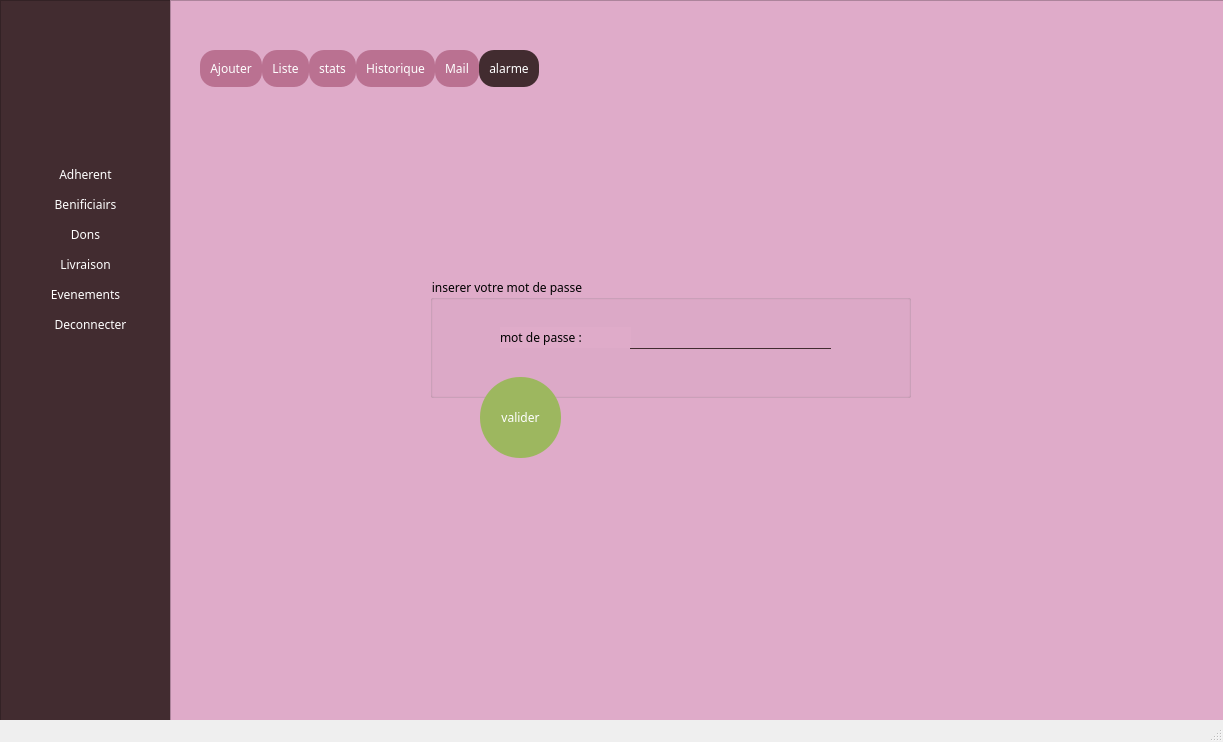
<?xml version="1.0" encoding="UTF-8"?>
<ui version="4.0">
 <class>Gestionbeneficiaire</class>
 <widget class="QMainWindow" name="Gestionbeneficiaire">
  <property name="geometry">
   <rect>
    <x>0</x>
    <y>0</y>
    <width>1223</width>
    <height>742</height>
   </rect>
  </property>
  <property name="windowTitle">
   <string>MainWindow</string>
  </property>
  <property name="styleSheet">
   <string notr="true">*{
font-family:l;
	font: 12pt &quot;Times New Roman&quot;;

}
QFrame
{
background:#422c30
}
QPushButton
{
color:white;
border-radius:10px
}
QPushButton::hover
{
background:rgb(152, 100, 87);
color:white;
border-radius:10px
}</string>
  </property>
  <widget class="QWidget" name="centralwidget">
   <widget class="QFrame" name="frame">
    <property name="geometry">
     <rect>
      <x>0</x>
      <y>0</y>
      <width>171</width>
      <height>831</height>
     </rect>
    </property>
    <property name="minimumSize">
     <size>
      <width>171</width>
      <height>831</height>
     </size>
    </property>
    <property name="maximumSize">
     <size>
      <width>171</width>
      <height>16777215</height>
     </size>
    </property>
    <property name="styleSheet">
     <string notr="true"/>
    </property>
    <property name="frameShape">
     <enum>QFrame::StyledPanel</enum>
    </property>
    <property name="frameShadow">
     <enum>QFrame::Raised</enum>
    </property>
    <widget class="QPushButton" name="pushButton_4">
     <property name="geometry">
      <rect>
       <x>-10</x>
       <y>220</y>
       <width>191</width>
       <height>28</height>
      </rect>
     </property>
     <property name="text">
      <string>Dons</string>
     </property>
    </widget>
    <widget class="QPushButton" name="pushButton_8">
     <property name="geometry">
      <rect>
       <x>-10</x>
       <y>250</y>
       <width>191</width>
       <height>28</height>
      </rect>
     </property>
     <property name="text">
      <string>Livraison</string>
     </property>
    </widget>
    <widget class="QPushButton" name="pushButton_6">
     <property name="geometry">
      <rect>
       <x>-10</x>
       <y>280</y>
       <width>191</width>
       <height>28</height>
      </rect>
     </property>
     <property name="text">
      <string>Evenements</string>
     </property>
    </widget>
    <widget class="QPushButton" name="pushButton_7">
     <property name="geometry">
      <rect>
       <x>-20</x>
       <y>190</y>
       <width>211</width>
       <height>28</height>
      </rect>
     </property>
     <property name="text">
      <string>Benificiairs</string>
     </property>
    </widget>
    <widget class="QPushButton" name="pushButton_5">
     <property name="geometry">
      <rect>
       <x>-10</x>
       <y>160</y>
       <width>191</width>
       <height>28</height>
      </rect>
     </property>
     <property name="text">
      <string>Adherent</string>
     </property>
    </widget>
    <widget class="QPushButton" name="pushButton_10">
     <property name="geometry">
      <rect>
       <x>-10</x>
       <y>310</y>
       <width>201</width>
       <height>28</height>
      </rect>
     </property>
     <property name="text">
      <string>Deconnecter</string>
     </property>
    </widget>
    <widget class="QLabel" name="label_pic">
     <property name="geometry">
      <rect>
       <x>30</x>
       <y>40</y>
       <width>131</width>
       <height>91</height>
      </rect>
     </property>
     <property name="minimumSize">
      <size>
       <width>131</width>
       <height>91</height>
      </size>
     </property>
     <property name="text">
      <string/>
     </property>
     <property name="pixmap">
      <pixmap>../jklm.png</pixmap>
     </property>
    </widget>
   </widget>
   <widget class="QFrame" name="frame_2">
    <property name="geometry">
     <rect>
      <x>170</x>
      <y>0</y>
      <width>1101</width>
      <height>821</height>
     </rect>
    </property>
    <property name="minimumSize">
     <size>
      <width>1101</width>
      <height>821</height>
     </size>
    </property>
    <property name="maximumSize">
     <size>
      <width>1101</width>
      <height>821</height>
     </size>
    </property>
    <property name="styleSheet">
     <string notr="true">*{
background:#dfabc9
}
QLineEdit
{
background:transparent;
border:none;
color:#422c30;
border-bottom:1px solid #422c30;
}</string>
    </property>
    <property name="frameShape">
     <enum>QFrame::StyledPanel</enum>
    </property>
    <property name="frameShadow">
     <enum>QFrame::Raised</enum>
    </property>
    <widget class="QTabWidget" name="tabWidget">
     <property name="geometry">
      <rect>
       <x>30</x>
       <y>50</y>
       <width>991</width>
       <height>581</height>
      </rect>
     </property>
     <property name="minimumSize">
      <size>
       <width>991</width>
       <height>551</height>
      </size>
     </property>
     <property name="maximumSize">
      <size>
       <width>991</width>
       <height>16777215</height>
      </size>
     </property>
     <property name="styleSheet">
      <string notr="true">QTabBar::tab {
  background: #ba7191;
  color: white;
  padding: 10px;
border-radius:15px;
 }

 QTabBar::tab:selected {
  background: #ba7191#422c30;
 }

 QTabBar::tab:hover {
  background: rgb(130, 89, 98);
 }



QTabWidget::pane { 
   border: none;
}

QTabWidget::tab-bar {
   border: 1px solid gray;
}
</string>
     </property>
     <property name="currentIndex">
      <number>5</number>
     </property>
     <widget class="QWidget" name="tab">
      <attribute name="title">
       <string>Ajouter</string>
      </attribute>
      <widget class="QGroupBox" name="groupBox_3">
       <property name="geometry">
        <rect>
         <x>140</x>
         <y>150</y>
         <width>691</width>
         <height>181</height>
        </rect>
       </property>
       <property name="styleSheet">
        <string notr="true">*{border-radius:5px;
background:#ba7191t
border-radius:30px;}</string>
       </property>
       <property name="title">
        <string/>
       </property>
       <widget class="QLabel" name="label_37">
        <property name="geometry">
         <rect>
          <x>0</x>
          <y>10</y>
          <width>50</width>
          <height>0</height>
         </rect>
        </property>
        <property name="text">
         <string>TextLabel</string>
        </property>
       </widget>
       <widget class="QLabel" name="label_38">
        <property name="geometry">
         <rect>
          <x>50</x>
          <y>90</y>
          <width>56</width>
          <height>21</height>
         </rect>
        </property>
        <property name="text">
         <string>Age :</string>
        </property>
       </widget>
       <widget class="QLabel" name="label_39">
        <property name="geometry">
         <rect>
          <x>50</x>
          <y>120</y>
          <width>161</width>
          <height>16</height>
         </rect>
        </property>
        <property name="text">
         <string>Nb membres de famille :</string>
        </property>
       </widget>
       <widget class="QLineEdit" name="lineEdit_lieu">
        <property name="geometry">
         <rect>
          <x>100</x>
          <y>50</y>
          <width>221</width>
          <height>22</height>
         </rect>
        </property>
        <property name="text">
         <string/>
        </property>
       </widget>
       <widget class="QSpinBox" name="spinBox_age">
        <property name="geometry">
         <rect>
          <x>260</x>
          <y>80</y>
          <width>42</width>
          <height>22</height>
         </rect>
        </property>
       </widget>
       <widget class="QSpinBox" name="spinBox_nb">
        <property name="geometry">
         <rect>
          <x>260</x>
          <y>110</y>
          <width>42</width>
          <height>22</height>
         </rect>
        </property>
       </widget>
       <widget class="QLabel" name="label_40">
        <property name="geometry">
         <rect>
          <x>50</x>
          <y>150</y>
          <width>101</width>
          <height>16</height>
         </rect>
        </property>
        <property name="text">
         <string>Type aide :</string>
        </property>
       </widget>
       <widget class="QLabel" name="label_41">
        <property name="geometry">
         <rect>
          <x>380</x>
          <y>30</y>
          <width>81</width>
          <height>21</height>
         </rect>
        </property>
        <property name="text">
         <string>Optionel:</string>
        </property>
       </widget>
       <widget class="QLineEdit" name="lineEdit_cin">
        <property name="geometry">
         <rect>
          <x>420</x>
          <y>50</y>
          <width>211</width>
          <height>22</height>
         </rect>
        </property>
        <property name="text">
         <string/>
        </property>
       </widget>
       <widget class="QLineEdit" name="lineEdit_tel">
        <property name="geometry">
         <rect>
          <x>460</x>
          <y>80</y>
          <width>171</width>
          <height>22</height>
         </rect>
        </property>
        <property name="text">
         <string/>
        </property>
       </widget>
       <widget class="QLabel" name="label_42">
        <property name="geometry">
         <rect>
          <x>50</x>
          <y>30</y>
          <width>141</width>
          <height>16</height>
         </rect>
        </property>
        <property name="text">
         <string>Nom </string>
        </property>
       </widget>
       <widget class="QLineEdit" name="lineEdit_nom">
        <property name="geometry">
         <rect>
          <x>100</x>
          <y>30</y>
          <width>81</width>
          <height>22</height>
         </rect>
        </property>
        <property name="text">
         <string/>
        </property>
       </widget>
       <widget class="QLabel" name="label_43">
        <property name="geometry">
         <rect>
          <x>50</x>
          <y>60</y>
          <width>41</width>
          <height>16</height>
         </rect>
        </property>
        <property name="text">
         <string>lieu</string>
        </property>
       </widget>
       <widget class="QLabel" name="label_44">
        <property name="geometry">
         <rect>
          <x>380</x>
          <y>60</y>
          <width>41</width>
          <height>16</height>
         </rect>
        </property>
        <property name="text">
         <string>CIN:</string>
        </property>
       </widget>
       <widget class="QLabel" name="label_45">
        <property name="geometry">
         <rect>
          <x>370</x>
          <y>90</y>
          <width>81</width>
          <height>20</height>
         </rect>
        </property>
        <property name="text">
         <string>Telephone:</string>
        </property>
       </widget>
       <widget class="QPushButton" name="pushButton">
        <property name="geometry">
         <rect>
          <x>480</x>
          <y>130</y>
          <width>101</width>
          <height>41</height>
         </rect>
        </property>
        <property name="styleSheet">
         <string notr="true">#pushButton
{
background:#422c30;
color:white;
border-radius:15px;
}
#pushButton:hover
{
background:brown;
color:white;
border-radius:15px;
}</string>
        </property>
        <property name="text">
         <string>ajouter</string>
        </property>
       </widget>
       <widget class="QLabel" name="label_46">
        <property name="geometry">
         <rect>
          <x>190</x>
          <y>25</y>
          <width>141</width>
          <height>31</height>
         </rect>
        </property>
        <property name="text">
         <string>prenom:</string>
        </property>
       </widget>
       <widget class="QLineEdit" name="lineEdit_prenom">
        <property name="geometry">
         <rect>
          <x>260</x>
          <y>30</y>
          <width>81</width>
          <height>22</height>
         </rect>
        </property>
        <property name="text">
         <string/>
        </property>
       </widget>
       <widget class="QLineEdit" name="lineEdit_td">
        <property name="geometry">
         <rect>
          <x>150</x>
          <y>140</y>
          <width>221</width>
          <height>22</height>
         </rect>
        </property>
        <property name="text">
         <string/>
        </property>
       </widget>
       <widget class="QLabel" name="label_47">
        <property name="geometry">
         <rect>
          <x>50</x>
          <y>10</y>
          <width>101</width>
          <height>16</height>
         </rect>
        </property>
        <property name="text">
         <string>Identifiant :</string>
        </property>
       </widget>
       <widget class="QLineEdit" name="lineEdit_id">
        <property name="geometry">
         <rect>
          <x>150</x>
          <y>0</y>
          <width>221</width>
          <height>22</height>
         </rect>
        </property>
        <property name="text">
         <string/>
        </property>
       </widget>
      </widget>
      <widget class="QLabel" name="label_pic_5">
       <property name="geometry">
        <rect>
         <x>-10</x>
         <y>0</y>
         <width>1021</width>
         <height>501</height>
        </rect>
       </property>
       <property name="minimumSize">
        <size>
         <width>131</width>
         <height>91</height>
        </size>
       </property>
       <property name="text">
        <string/>
       </property>
       <property name="pixmap">
        <pixmap>../5.png</pixmap>
       </property>
      </widget>
      <widget class="QPushButton" name="pushButton_3">
       <property name="geometry">
        <rect>
         <x>640</x>
         <y>340</y>
         <width>101</width>
         <height>41</height>
        </rect>
       </property>
       <property name="styleSheet">
        <string notr="true">#pushButton_3
{
background:#422c30;
color:white;
border-radius:15px;
}
#pushButton_3:hover
{
background:brown;
color:white;
border-radius:15px;
}</string>
       </property>
       <property name="text">
        <string>modifier</string>
       </property>
      </widget>
      <widget class="QPushButton" name="pushButton_2">
       <property name="geometry">
        <rect>
         <x>760</x>
         <y>340</y>
         <width>101</width>
         <height>41</height>
        </rect>
       </property>
       <property name="styleSheet">
        <string notr="true">#pushButton_2
{
background:#422c30;
color:white;
border-radius:15px;
}
#pushButton_2:hover
{
background:brown;
color:white;
border-radius:15px;
}</string>
       </property>
       <property name="text">
        <string>supprimer</string>
       </property>
      </widget>
      <zorder>label_pic_5</zorder>
      <zorder>groupBox_3</zorder>
      <zorder>pushButton_3</zorder>
      <zorder>pushButton_2</zorder>
     </widget>
     <widget class="QWidget" name="tab_2">
      <attribute name="title">
       <string>Liste</string>
      </attribute>
      <widget class="QTableView" name="tab_aff">
       <property name="geometry">
        <rect>
         <x>180</x>
         <y>120</y>
         <width>641</width>
         <height>291</height>
        </rect>
       </property>
       <property name="styleSheet">
        <string notr="true">*{
font-family:l;
	font: 10pt &quot;Times New Roman&quot;;

}</string>
       </property>
      </widget>
      <widget class="QPushButton" name="pushButton_pdf">
       <property name="geometry">
        <rect>
         <x>480</x>
         <y>420</y>
         <width>101</width>
         <height>41</height>
        </rect>
       </property>
       <property name="styleSheet">
        <string notr="true">#pushButton_pdf
{
background:rgb(235, 181, 213);
color:white;
border-radius:15px;
}
#pushButton_pdf:hover
{
background:rgb(118, 85, 69);
color:white;
border-radius:15px;
}</string>
       </property>
       <property name="text">
        <string>export pdf</string>
       </property>
      </widget>
      <widget class="QPushButton" name="pushButton_tri">
       <property name="geometry">
        <rect>
         <x>260</x>
         <y>420</y>
         <width>101</width>
         <height>41</height>
        </rect>
       </property>
       <property name="styleSheet">
        <string notr="true">#pushButton_tri
{
background:rgb(186, 113, 145);
color:white;
border-radius:15px;
}
#pushButton_tri:hover
{
background:rgb(118, 85, 69);
color:white;
border-radius:15px;
}</string>
       </property>
       <property name="text">
        <string>tri asc</string>
       </property>
      </widget>
      <widget class="QLabel" name="label_pic_6">
       <property name="geometry">
        <rect>
         <x>0</x>
         <y>0</y>
         <width>1021</width>
         <height>501</height>
        </rect>
       </property>
       <property name="minimumSize">
        <size>
         <width>131</width>
         <height>91</height>
        </size>
       </property>
       <property name="text">
        <string/>
       </property>
       <property name="pixmap">
        <pixmap>../ssssss.png</pixmap>
       </property>
      </widget>
      <widget class="QFrame" name="frame_3">
       <property name="geometry">
        <rect>
         <x>590</x>
         <y>50</y>
         <width>371</width>
         <height>61</height>
        </rect>
       </property>
       <property name="styleSheet">
        <string notr="true">* {background:rgb(118, 85, 69);
border-radius:30px;}</string>
       </property>
       <property name="frameShape">
        <enum>QFrame::StyledPanel</enum>
       </property>
       <property name="frameShadow">
        <enum>QFrame::Raised</enum>
       </property>
       <widget class="QPushButton" name="pushButton_rech">
        <property name="geometry">
         <rect>
          <x>10</x>
          <y>10</y>
          <width>101</width>
          <height>41</height>
         </rect>
        </property>
        <property name="styleSheet">
         <string notr="true">#pushButton_t
{
background:#422c30;
color:white;
border-radius:15px;
}
#pushButton_t:hover
{
background:brown;
color:white;
border-radius:15px;
}</string>
        </property>
        <property name="text">
         <string>recherche :</string>
        </property>
       </widget>
       <widget class="QLineEdit" name="lineEdit_search">
        <property name="geometry">
         <rect>
          <x>120</x>
          <y>10</y>
          <width>231</width>
          <height>31</height>
         </rect>
        </property>
       </widget>
      </widget>
      <widget class="QPushButton" name="pushButton_tri_2">
       <property name="geometry">
        <rect>
         <x>370</x>
         <y>420</y>
         <width>101</width>
         <height>41</height>
        </rect>
       </property>
       <property name="styleSheet">
        <string notr="true">#pushButton_tri_2
{
background:rgb(217, 154, 190);
color:white;
border-radius:15px;
}
#pushButton_tri_2:hover
{
background:rgb(118, 85, 69);
color:white;
border-radius:15px;
}</string>
       </property>
       <property name="text">
        <string>tri desc</string>
       </property>
      </widget>
      <widget class="QPushButton" name="aff">
       <property name="geometry">
        <rect>
         <x>150</x>
         <y>420</y>
         <width>101</width>
         <height>41</height>
        </rect>
       </property>
       <property name="styleSheet">
        <string notr="true">#aff
{
background:rgb(162, 98, 127);
color:white;
border-radius:15px;
}
#aff:hover
{
background:rgb(118, 85, 69);
color:white;
border-radius:15px;
}</string>
       </property>
       <property name="text">
        <string>afficher</string>
       </property>
      </widget>
      <zorder>label_pic_6</zorder>
      <zorder>tab_aff</zorder>
      <zorder>pushButton_pdf</zorder>
      <zorder>pushButton_tri</zorder>
      <zorder>frame_3</zorder>
      <zorder>pushButton_tri_2</zorder>
      <zorder>aff</zorder>
     </widget>
     <widget class="QWidget" name="tab_3">
      <attribute name="title">
       <string>stats</string>
      </attribute>
      <widget class="QLabel" name="label_pic_10">
       <property name="geometry">
        <rect>
         <x>0</x>
         <y>-20</y>
         <width>1021</width>
         <height>541</height>
        </rect>
       </property>
       <property name="minimumSize">
        <size>
         <width>131</width>
         <height>91</height>
        </size>
       </property>
       <property name="text">
        <string/>
       </property>
       <property name="pixmap">
        <pixmap>../2.png</pixmap>
       </property>
      </widget>
      <widget class="QFrame" name="stats">
       <property name="geometry">
        <rect>
         <x>60</x>
         <y>100</y>
         <width>551</width>
         <height>331</height>
        </rect>
       </property>
       <property name="styleSheet">
        <string notr="true">*{background:rgb(65, 42, 44)}</string>
       </property>
       <property name="frameShape">
        <enum>QFrame::StyledPanel</enum>
       </property>
       <property name="frameShadow">
        <enum>QFrame::Raised</enum>
       </property>
      </widget>
      <widget class="QPushButton" name="statbutton">
       <property name="geometry">
        <rect>
         <x>510</x>
         <y>380</y>
         <width>81</width>
         <height>81</height>
        </rect>
       </property>
       <property name="styleSheet">
        <string notr="true">#statbutton
{
background:rgb(157, 183, 95);
color:white;
border-radius:40px;
}
#statbutton:hover
{
background:rgb(100, 116, 60);
color:white;
border-radius:40px;
}</string>
       </property>
       <property name="text">
        <string>stats</string>
       </property>
      </widget>
     </widget>
     <widget class="QWidget" name="tab_4">
      <attribute name="title">
       <string>Historique</string>
      </attribute>
      <widget class="QLabel" name="label_pic_7">
       <property name="geometry">
        <rect>
         <x>-10</x>
         <y>0</y>
         <width>1021</width>
         <height>501</height>
        </rect>
       </property>
       <property name="minimumSize">
        <size>
         <width>131</width>
         <height>91</height>
        </size>
       </property>
       <property name="text">
        <string/>
       </property>
       <property name="pixmap">
        <pixmap>../Ajouter bénéficiaire.png</pixmap>
       </property>
      </widget>
      <widget class="QPlainTextEdit" name="plainTextEdit">
       <property name="geometry">
        <rect>
         <x>150</x>
         <y>120</y>
         <width>651</width>
         <height>281</height>
        </rect>
       </property>
       <property name="styleSheet">
        <string notr="true">*{background:rgb(118, 85, 69);
border-radius:30px;
color: white;}</string>
       </property>
      </widget>
      <widget class="QPushButton" name="histbouton">
       <property name="geometry">
        <rect>
         <x>710</x>
         <y>380</y>
         <width>101</width>
         <height>41</height>
        </rect>
       </property>
       <property name="styleSheet">
        <string notr="true">#pushButton_3
{
background:#422c30;
color:white;
border-radius:15px;
}
#pushButton_3:hover
{
background:brown;
color:white;
border-radius:15px;
}</string>
       </property>
       <property name="text">
        <string>historique</string>
       </property>
      </widget>
     </widget>
     <widget class="QWidget" name="tab_5">
      <attribute name="title">
       <string>Mail</string>
      </attribute>
      <widget class="QLabel" name="label_pic_9">
       <property name="geometry">
        <rect>
         <x>0</x>
         <y>-20</y>
         <width>1021</width>
         <height>541</height>
        </rect>
       </property>
       <property name="minimumSize">
        <size>
         <width>131</width>
         <height>91</height>
        </size>
       </property>
       <property name="text">
        <string/>
       </property>
       <property name="pixmap">
        <pixmap>../SIGNALER.png</pixmap>
       </property>
      </widget>
      <widget class="QPushButton" name="mailbutt">
       <property name="geometry">
        <rect>
         <x>450</x>
         <y>410</y>
         <width>101</width>
         <height>41</height>
        </rect>
       </property>
       <property name="styleSheet">
        <string notr="true">#mailbutt
{
background:rgb(118, 85, 69);
color:white;
border-radius:15px;
}
#mailbutt:hover
{
background:rgb(46, 26, 26);
color:white;
border-radius:15px;
}</string>
       </property>
       <property name="text">
        <string>Envoyer</string>
       </property>
      </widget>
      <widget class="QGroupBox" name="bn">
       <property name="geometry">
        <rect>
         <x>80</x>
         <y>100</y>
         <width>481</width>
         <height>301</height>
        </rect>
       </property>
       <property name="title">
        <string>Rediguez votre mail</string>
       </property>
       <widget class="QLineEdit" name="mail">
        <property name="geometry">
         <rect>
          <x>120</x>
          <y>30</y>
          <width>341</width>
          <height>22</height>
         </rect>
        </property>
       </widget>
       <widget class="QLineEdit" name="subject">
        <property name="geometry">
         <rect>
          <x>110</x>
          <y>60</y>
          <width>351</width>
          <height>22</height>
         </rect>
        </property>
       </widget>
       <widget class="QPlainTextEdit" name="msg">
        <property name="geometry">
         <rect>
          <x>20</x>
          <y>126</y>
          <width>441</width>
          <height>151</height>
         </rect>
        </property>
       </widget>
       <widget class="QLabel" name="label">
        <property name="geometry">
         <rect>
          <x>20</x>
          <y>30</y>
          <width>101</width>
          <height>21</height>
         </rect>
        </property>
        <property name="text">
         <string>Recepteur:</string>
        </property>
       </widget>
       <widget class="QLabel" name="label_2">
        <property name="geometry">
         <rect>
          <x>20</x>
          <y>60</y>
          <width>51</width>
          <height>31</height>
         </rect>
        </property>
        <property name="text">
         <string>Sujet:</string>
        </property>
       </widget>
       <widget class="QLabel" name="label_3">
        <property name="geometry">
         <rect>
          <x>20</x>
          <y>100</y>
          <width>111</width>
          <height>20</height>
         </rect>
        </property>
        <property name="text">
         <string>Contenu:</string>
        </property>
       </widget>
      </widget>
     </widget>
     <widget class="QWidget" name="tab_6">
      <attribute name="title">
       <string>alarme</string>
      </attribute>
      <widget class="QLabel" name="label_pic_11">
       <property name="geometry">
        <rect>
         <x>0</x>
         <y>0</y>
         <width>1021</width>
         <height>541</height>
        </rect>
       </property>
       <property name="minimumSize">
        <size>
         <width>131</width>
         <height>91</height>
        </size>
       </property>
       <property name="text">
        <string/>
       </property>
       <property name="pixmap">
        <pixmap>../SIGNALER.png</pixmap>
       </property>
      </widget>
      <widget class="QGroupBox" name="bn_2">
       <property name="geometry">
        <rect>
         <x>230</x>
         <y>190</y>
         <width>481</width>
         <height>121</height>
        </rect>
       </property>
       <property name="title">
        <string>inserer votre mot de passe</string>
       </property>
       <widget class="QLineEdit" name="line_edit_mdp">
        <property name="geometry">
         <rect>
          <x>200</x>
          <y>50</y>
          <width>201</width>
          <height>22</height>
         </rect>
        </property>
       </widget>
       <widget class="QLabel" name="label_4">
        <property name="geometry">
         <rect>
          <x>70</x>
          <y>50</y>
          <width>131</width>
          <height>21</height>
         </rect>
        </property>
        <property name="text">
         <string>mot de passe :</string>
        </property>
       </widget>
      </widget>
      <widget class="QPushButton" name="alarmbutton">
       <property name="geometry">
        <rect>
         <x>280</x>
         <y>290</y>
         <width>81</width>
         <height>81</height>
        </rect>
       </property>
       <property name="styleSheet">
        <string notr="true">#alarmbutton
{
background:rgb(157, 183, 95);
color:white;
border-radius:40px;
}
#alarmbutton:hover
{
background:rgb(100, 116, 60);
color:white;
border-radius:40px;
}</string>
       </property>
       <property name="text">
        <string>valider</string>
       </property>
      </widget>
     </widget>
    </widget>
   </widget>
  </widget>
  <widget class="QMenuBar" name="menubar">
   <property name="geometry">
    <rect>
     <x>0</x>
     <y>0</y>
     <width>1223</width>
     <height>29</height>
    </rect>
   </property>
  </widget>
  <widget class="QStatusBar" name="statusbar"/>
 </widget>
 <resources/>
 <connections/>
</ui>
